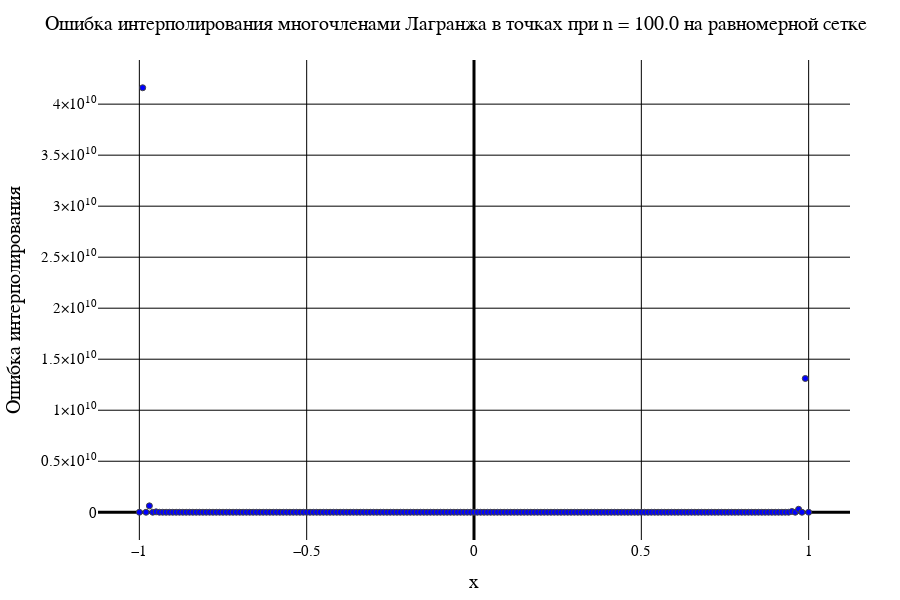

Notebook code for this chart:
### Code cell
data1[2]

### Figure 1 — Plotly figure (JSON) as saved in the notebook; plotly's stock layout.template omitted (floating-point values rounded to 4 significant figures; data arrays with more than 128 entries replaced by an {"elided": "..."} marker saying what was removed)
{"data": [{"marker": {"color": "blue", "line": {"width": 1}, "showline": true}, "mode": "markers", "type": "scatter", "x": {"elided": "201 float values"}, "y": {"elided": "201 float values"}}], "layout": {"coloraxis": {"outlinecolor": "black"}, "font": {"color": "black", "family": "Times New Roman"}, "height": 600, "margin": {"b": 50, "l": 50, "r": 50, "t": 60}, "paper_bgcolor": "white", "plot_bgcolor": "white", "title": {"autosize": false, "font": {"color": "black", "family": "Times New Roman", "size": 20}, "paper_bgcolor": "red", "text": "Ошибка интерполирования многочленами Лагранжа в точках при n = 100.0 на равномерной сетке"}, "width": 900, "xaxis": {"color": "black", "gridcolor": "black", "gridwidth": 1, "tickfont": {"size": 15}, "title": {"font": {"color": "black", "family": "Times New Roman", "size": 20}, "text": "x"}, "zerolinecolor": "black", "zerolinewidth": 3}, "yaxis": {"exponentformat": "power", "gridcolor": "black", "gridwidth": 1, "tickfont": {"size": 15}, "title": {"font": {"color": "black", "family": "Times New Roman", "size": 20}, "text": "Ошибка интерполирования"}, "zerolinecolor": "black", "zerolinewidth": 3}}}
